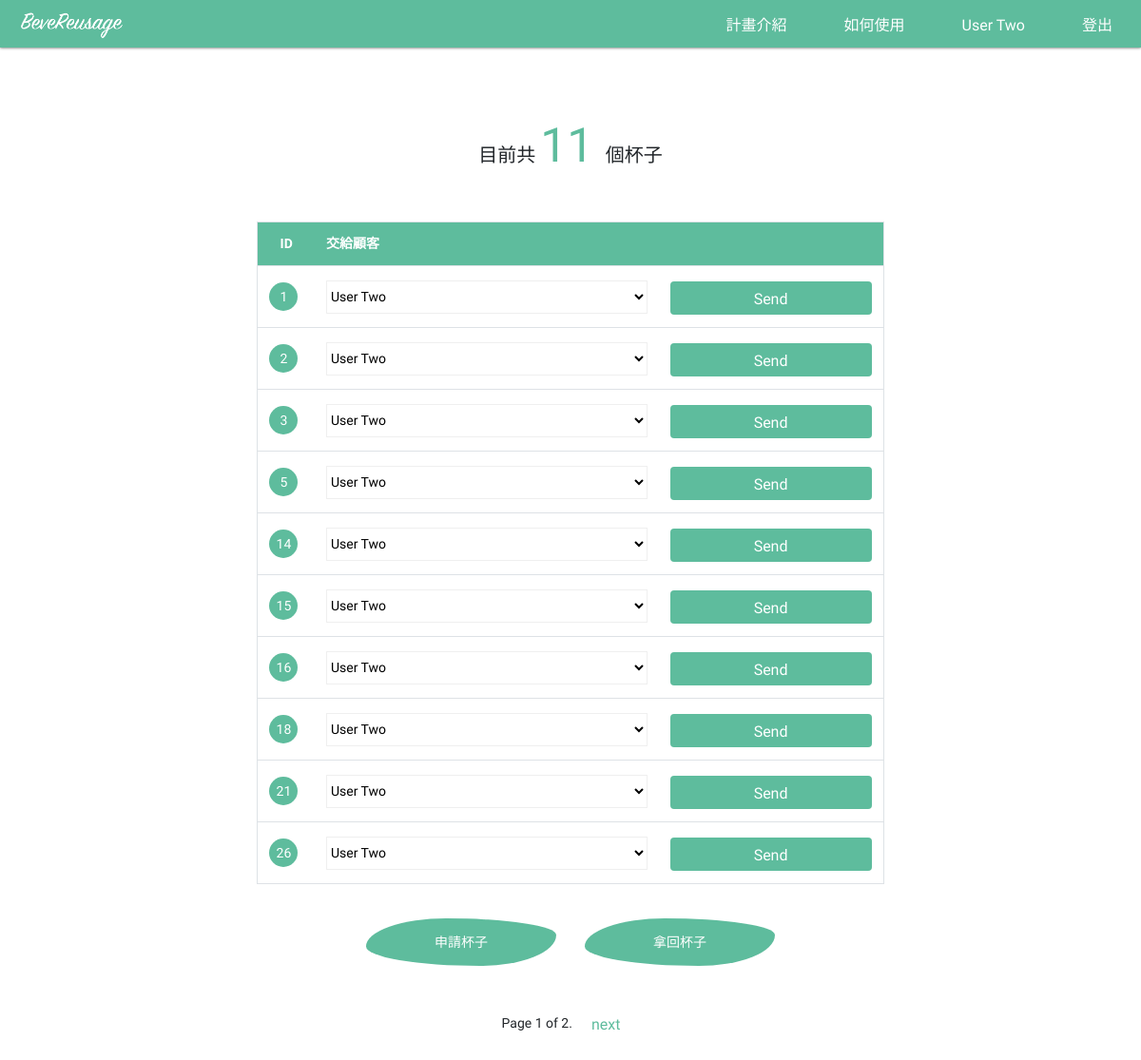
The page /interaction/business/manage-cups/ (signed in) on the database its author committed.
### interaction/models.py (models this page shows, shortened)
class CupUser(AbstractUser):
    username = models.CharField(
        error_messages={'unique': '有人使用這個名字了'},
        help_text='',
        max_length=150,
        unique=True,
        validators=[UnicodeUsernameValidator()],
        verbose_name='用戶名'
    )
    password    = models.CharField(max_length=128, verbose_name='密碼')
    last_name   = models.CharField(blank=True, max_length=150, verbose_name='姓氏')
    first_name  = models.CharField(blank=True, max_length=30, verbose_name='名字')
    email       =  models.EmailField(blank=True, max_length=254, verbose_name='email')
    title       = models.CharField(blank=True, null=True, max_length=300, verbose_name='公司稱號')
    address     = models.CharField(blank=True, null=True, max_length=300, verbose_name='地址')
    phone_number= models.CharField(blank=True, null=True, max_length=10, help_text='e.g. 0912345678', verbose_name='電話號碼')
    is_customer = models.BooleanField(default=False, verbose_name='customer status')
    is_business = models.BooleanField(default=False, verbose_name='business status')
    @property
    def name(self):
        if self.first_name and self.last_name:
            english = r'(^[A-Za-z]+$)'
            if re.match(english, self.first_name+self.last_name):
                return ("%s %s" % (self.first_name, self.last_name))
            else:
                return self.last_name+self.first_name
        elif self.title:
            return self.title
        else:
            return self.username

class Cup(models.Model):
    objects = CupManager()
    LOAN_STATUS = (
        ('o', 'On loan'),
        ('c', 'Cleaning'),
        ('a', 'Available'),
        ('n', 'Not in circulation')
    )
    status = models.CharField(
        max_length=1,
        choices=LOAN_STATUS,
        default='a',
        help_text='Cup availability',
    )
    CARRIER_TYPES = (
        ('b', 'Business'),
        ('u', 'User'),
        ('a', 'Administration'),
        ('m', 'Machine')
    )
    carrier_type = models.CharField(max_length=1, choices = CARRIER_TYPES, default='a')
    carrier = models.ForeignKey('CupUser', on_delete=models.SET_NULL, blank=True, null=True)

### interaction/views/business.py (the view, shortened to what this page needs)
# urls.py: path('business/manage-cups/', business.BusinessCupListView.as_view(), name='business-manage-cups'),
class BusinessCupListView(LoginRequiredMixin, ListView):
    model = Cup
    template_name = 'business_record.html'
    paginate_by = 10
    def get_queryset(self):
        return Cup.objects.filter(carrier=self.request.user)
    def get_context_data(self, **kwargs):
        context = super(BusinessCupListView, self).get_context_data(**kwargs)
        assign_form = BusinessAssignCupsForm()
        request_form = BusinessRequestCupsForm()
        receive_form = BusinessReceiveCupsForm()
        context['assign_form'] = assign_form
        context['request_form'] = request_form
        context['receive_form'] = receive_form
        context["n_cups"] = Cup.objects.filter(carrier=self.request.user).count()
        return context

### interaction/forms/business_forms.py
class BusinessAssignCupsForm(forms.Form):
    def __init__(self, *args, **kwargs):
        super(BusinessAssignCupsForm, self).__init__(*args, **kwargs)
        self.fields['cup_id'] = forms.IntegerField(min_value=1, widget = forms.HiddenInput())
        self.fields['customer'] = forms.ChoiceField(choices=self.build_customer_selection())
    def build_customer_selection(self):
        customers = []
        for customer in CupUser.objects.filter(is_customer = True):
            customers.append((customer.id, customer.name))
        return customers

class BusinessRequestCupsForm(forms.Form):
    cups_needed = forms.IntegerField(label='需要杯子的數量')

### interaction/templates/business_record.html (shortened to what this page needs)
{% extends "base_generic.html" %}
{% block content %}
  <div class="card col-md-12">
    <div class="card-header">目前共 <span class="highlight-text">{{ n_cups }} </span>個杯子</div>
    <div class="card-body table_sec">
      <table class="col-md-8 col-lg-7 table table-hover">
        <thead class="table-head">
          <tr>
            <th class="th-id" scope="col">ID</th>
            <th scope="col">交給顧客</th>
            <th scope="col"></th>
          </tr>
        </thead>
        {% for cup in cup_list %}
        <tbody>
          <tr>
            <form action="" method="post">
              <td><div class="table_id">{{ cup.pk }}</div></td>
              <td>{{ assign_form.customer }}</td>
              <td><input type="submit" name="submit" class="btn send-btn" value="Send"></td>
            </form>
          </tr>
        </tbody>
        {% endfor %}
      </table>
    </div>
  </div>
  <div class='btn-area col-12'>
    <button type="button" class="btn co-btn btn-style" data-toggle="modal" data-target="#requestModal">
    申請杯子
    </button>
    <button type="button" class="btn co-btn btn-style" data-toggle="modal" data-target="#receiveModal">
    拿回杯子
    </button>
  </div>
{% endblock %}

### interaction/templates/nav_bar.html (shortened to what this page needs)
<nav class="col-12 navbar">
  <a class="logo" href="{% url 'index' %}">
    {% load static %}
    <img class="navbar-logo" src="{% static 'asset/1x/logo_word.png' %}" alt="">
  </a>
  <div class="nav-toggler navbar-collapse">
    <div class="menu">
      <ul class="nav-list">
        <li class="nav-item">
          <a class="nav-link" href="/#sec_plan">計畫介紹</a>
        </li>
        <li class="nav-item">
          <a class="nav-link" href="/#sec_usage">如何使用</a>
        </li>
          {% if user.is_authenticated %}
            {% if user.is_customer %}
              <li class="nav-item"><a class="nav-link" href="{% url 'customer-view-cups' %}">{{ user.name }}</a></li>
            {% elif user.is_business %}
              <li class="nav-item"><a class="nav-link" href="{% url 'business-manage-cups' %}">{{ user.name }}</a></li>
            {% else %}
              <li class="nav-item nav-link"></li>
              <li class="nav-item"><a class="nav-link" href="">你是 {{ user.name }}</a></li>
              <li class="nav-item"><a class="nav-link" href="{% url 'customer-view-cups' %}">顧客頁面</a></li>
              <li class="nav-item"><a class="nav-link" href="{% url 'business-manage-cups' %}">商家頁面</a></li>
            {% endif %}
            <li class="nav-item"><a class="nav-link" href="{% url 'logout' %}?next="/" ">登出</a></li>
          {% endif %}
        </ul>
    </div>
  </div>
</nav>
{% load static %}

### interaction/static/css/styles.css (style rules this page uses)
body, html { position: relative; padding:0; margin:0; width:100vw; font-family: 'Josefin Sans', sans-serif,'LiHei Pro'; }
html { scroll-behavior: smooth; }
:root { --color-main:#5EBC9D; --color-text:#ffffff; --color-second:#efefef; --color-shadow:#454545; --color-warning:#FFAE51; --color-btn:#49937B; --color-light:#9DDDC8; }
.navbar { display: flex; flex-direction: row nowrap; justify-content: space-between; position: fixed; top:0; height:50px; z-index: 100; background-color:var(--color-main); box-shadow: 0px 0px 3px var(--color-shadow); padding:0px 10px ; }
.nav-list { height:100vh !important; display: flex; flex-direction: column; justify-content: center; }
.logo { z-index:101; margin:0 auto; }
.navbar-logo { height:40px; width:130px; }
.menu { display: flex; flex-direction: column; justify-content: center; align-items: center; overflow: hidden; height: 0; transition: height 1s; position: absolute; top:0; right:0; left: 0; background-color: var(--color-main); }
ul { list-style: none; padding: 0; }
.nav-list { top:50px; height:50px; }
.nav-item { display: flex; justify-content: center; padding:15px 0px; }
.nav-link { display: block; color:var(--color-text); font-size:16px; line-height: 34px; padding:10px; font-weight:500; text-decoration: none; transition: all 0.3s; height:100%; text-align: center; -webkit-flex: 1; -ms-flex: 1; flex: 1; }
.nav-link::after { display: block; opacity:0; content: ""; height:2px; background-color: var(--color-text); }
.btn-style { display: block; border:none; width:100%; max-width:200px; height:50px; padding:0 20px; border-radius:42% 58% 40% 60% / 59% 35% 65% 41%; font-weight:500; font-size:14px; color: var(--color-text); background-color: var(--color-main); }
select, option { background-color: #fff; border:1px solid #efefef; }
select { width: 100%; height:35px; }
button { outline: none !important; }
td { padding: 5px 5px; }
input { height: 35px; border-radius: 3px; border: 1px solid var(--color-second); }
.table_sec { padding-top:30px; display: flex; -webkit-display:flex; justify-content: center; }
.table { border-radius: 5px; border:1px solid #dee2e6; }
.table-head { background-color: var(--color-main); color: var(--color-text); }
.table tbody+tbody { border-top:1px solid #dee2e6; }
.highlight-text { color: var(--color-main); font-size: 50px; }
.card { border:none; }
.card-header { background-color: transparent; border:none; text-align: center; font-size: 20px; font-weight: 500; }
.table td { vertical-align: center; font-size:12px; }
.table_id { font-weight:500; background-color: var(--color-main); border-radius: 50%; width:30px; height:30px; margin:5px 0px; color: var(--color-text); display: flex; -webkit-display:flex; justify-content: center; align-items: center; }
td { line-height: 40px; }
.table thead th { border:none; font-size:14px; }
.th-id:nth-child(1) { width:60px; text-align: center; }
.co-btn { margin:0px 15px; line-height: 45px; }
.btn-area { display: flex; -webkit-display:flex; justify-content: center; margin-bottom:30px; }
.send-btn { width:100%; background-color: var(--color-main); color: var(--color-text); }
@media (min-width:650px) { .logo { margin:auto 0; } }
@media (min-width:650px) { .nav-toggler { display: flex; -webkit-display:flex; justify-content: space-between; } }
@media (min-width:650px) { .menu { flex-direction: row; justify-content: flex-end; top:0; float: right; height: 50px; transition: none; background-color: none; padding-top: 10px; padding-bottom: 10px; } }
@media (min-width:650px) { .nav-list { display: flex; -webkit-display:flex; flex-direction: row; justify-content: center; height:100% !important; } }
@media (min-width:650px) { .nav-item { padding:0px 20px; } }
@media (min-width:650px) { .navbar { background-color: none; } }
@media (min-width:650px) { .nav-list { height:30px; } }
@media (min-width:650px) { .menu { background-color: transparent; top:0; flex-direction: row; align-items: flex-start; overflow: unset; } }
@media (min-width:650px) { .nav-link { padding-top:0px; } }
@media (min-width:650px) { .table td { vertical-align: center; font-size:14px; } }

### rows shown on the page
CupUser: name "User Two"
Cup: pk "1"
Cup: pk "2"
Cup: pk "3"
Cup: pk "5"
Cup: pk "14"
Cup: pk "15"
Cup: pk "16"
Cup: pk "18"
Cup: pk "21"
Cup: pk "26"

### other values the page prints
{{ n_cups }} "11"
{{ page_obj.number }} "1"
{{ page_obj.paginator.num_pages }} "2"
